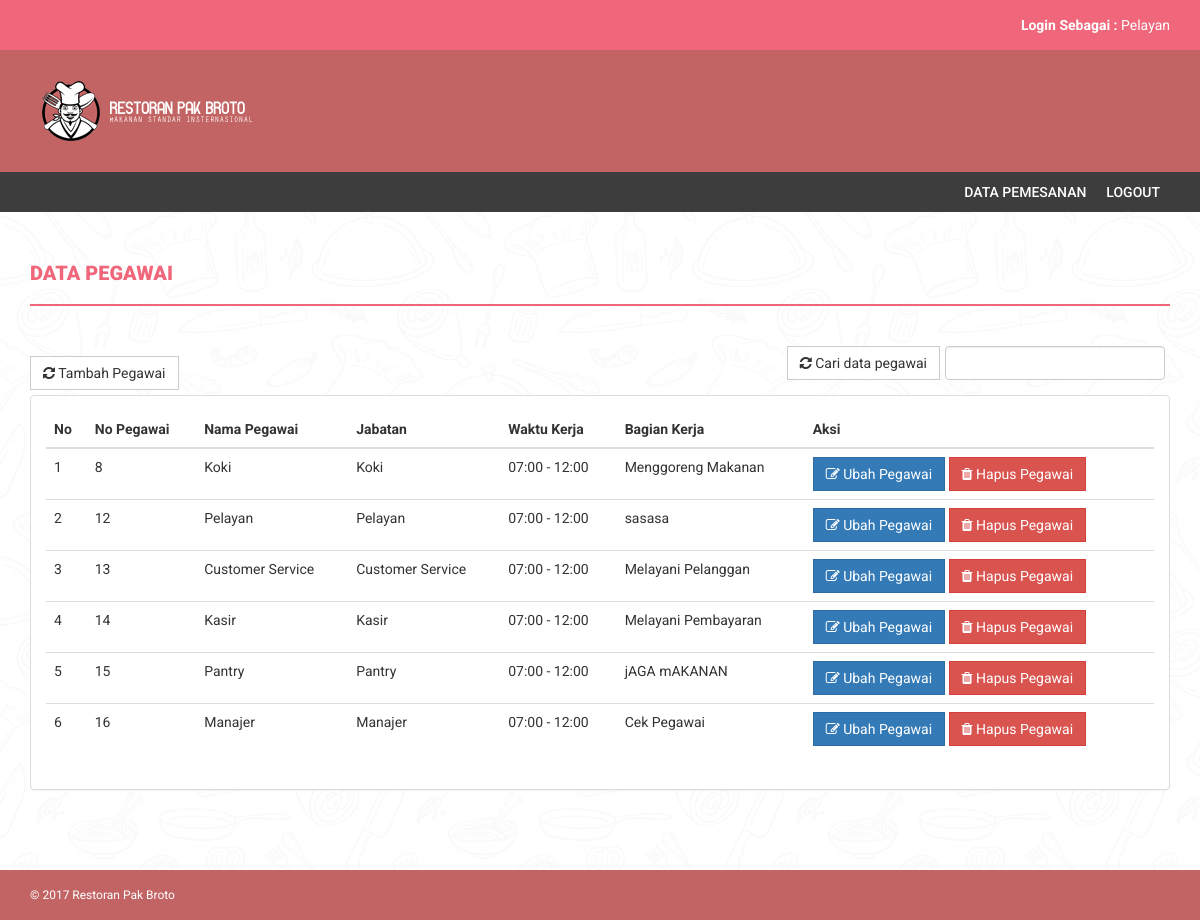
The page /data_pegawai.php (signed in) on the database its author committed.
### tables this page shows
CREATE TABLE `pegawai` (
  `no_pegawai` int(5) NOT NULL,
  `id_jabatan` int(5) NOT NULL,
  `nama` varchar(100) NOT NULL,
  `username` varchar(50) NOT NULL,
  `password` varchar(100) NOT NULL,
  `jenis_kelamin` char(1) NOT NULL,
  `alamat` text NOT NULL,
  `no_handphone` varchar(30) NOT NULL,
  `waktu_kerja` varchar(20) NOT NULL,
  `bagian_kerja` varchar(50) NOT NULL
);

CREATE TABLE `jabatan` (
  `id_jabatan` int(5) NOT NULL,
  `jabatan` varchar(30) NOT NULL
);

### data_pegawai.php (the view, shortened to what this page needs)
<?php
if(isset($_SESSION['username'])){
?>
<!DOCTYPE html>
<html xmlns="http://www.w3.org/1999/xhtml">
<?php include "include/header.php"; ?>
<body>
	<header>
        <div class="container">
            <div class="row">
                <div class="col-md-12">
                    <strong>Login Sebagai : </strong><?php echo $_SESSION['jabatan']; ?>
                </div>
            </div>
        </div>
    </header>
    <div class="navbar navbar-inverse set-radius-zero">
        <div class="container" style="height:120px;>
            <div class="navbar-header">
                <a class="navbar-brand" href="home.php">
                    <img src="assets/img/logo.png" />
                </a>
            </div>
        </div>
    <section class="menu-section">
        <div class="container">
            <div class="row">
                <div class="col-md-12">
                    <?php include "include/navigation.php"; ?>
                </div>
            </div>
        </div>
    </section>
    <div class="content-wrapper">
        <div class="container">
		<h4 class="page-head-line">DATA PEGAWAI</h4>
		<?php
			if(isset($_GET['aksi']) == "tambahpegawai"){
				if(isset($_POST["submit"])){
						tambah_pegawai();
				}
			?>
			<form action="" method="POST">
			<div class="col-md-6">
                        <div class="panel panel-default">
                        <div class="panel-heading">
                           Tambah Pegawai
                        </div>
                        <div class="panel-body">
                       <form action="" method="POST">
						  <div class="form-group">
							<label for="exampleInputEmail1">Nama Pegawai</label>
							<input type="text" class="form-control" id="exampleInputEmail1" name="nama_pegawai" />
						  </div>
						  <div class="form-group">
							<label for="exampleInputEmail1">Jabatan Pegawai</label>
							<select name="jabatan" class="form-control">
								<?php
								$sql = mysql_query("SELECT * FROM jabatan");
								while($hasildua = mysql_fetch_array($sql)){
								?>
									<option value="<?php echo $hasildua["id_jabatan"]; ?>"><?php echo $hasildua["jabatan"]; ?></option>
								<?php
								}
								?>
							</select>
						  </div>
						  <div class="form-group">
							<label for="exampleInputPassword1">Username</label>
							<input type="text" class="form-control" id="exampleInputPassword1" name="username" />
						  </div>
						  <div class="form-group">
							<label for="exampleInputPassword1">Password</label>
							<input type="password" class="form-control" id="exampleInputPassword1" name="password" />
						  </div>
						  <div class="form-group">
							<label for="exampleInputPassword1">Jenis Kelamin</label>
							<select name="jenis_kelamin" class="form-control">
								<option value="L">Laki-Laki</option>
								<option value="P">Perempuan</option>
							</select>
						  </div>
						  <div class="form-group">
							<label for="exampleInputPassword1">Alamat</label>
							<textarea name="alamat" class="form-control" rows="3"></textarea>
						  </div>
						  <div class="form-group">
							<label for="exampleInputPassword1">No Handphone</label>
							<input type="text" class="form-control" id="exampleInputPassword1" name="no_handphone" />
						  </div>
						  <div class="form-group">
							<label for="exampleInputPassword1">Waktu Kerja</label>
							<input id="input-a" style="width:120px" type="text" class="form-control" id="exampleInputPassword1" name="waktu_kerja_start" />
							s.d
							<input id="input-b" style="width:120px"type="text" class="form-control" id="exampleInputPassword1" name="waktu_kerja_end" />
						  </div>
						  <div class="form-group">
							<label for="exampleInputPassword1">Bagian Kerja</label>
							<input id="input-a" type="text" class="form-control" id="exampleInputPassword1" name="bagian_kerja" />
						  </div>
						  <button type="submit" name="submit" class="btn btn-default">Tambah</button>
						</form>
                            </div>
                            </div>
                    </div>
				</form>
			<?php
			}else{
			?>
			<div class="row">
                <div class="col-md-12">
					<form action="" method="POST" style="margin-bottom:10px;">
											<div style="float:right;width:220px;margin:0px 5px 5px 0px"><input type="text" name="datacari" class="form-control"  />
						</div>
						<button type="submit" name="cari" style="float:right;margin:0px 5px 5px 0px" class="btn btn-default"><i class=" fa fa-refresh "></i> Cari data pegawai</button>
					</form>
						<a href="data_pegawai.php?aksi=tambahpegawai"><button style="float:left;margin:0px 5px 5px 0px" class="btn btn-default"><i class=" fa fa-refresh "></i> Tambah Pegawai </button></a>
                </div>
            </div>
            <div class="row">
                <div class="col-md-12">
                    <div class="panel panel-default">
                        <div class="panel-body">
                            <div class="table-responsive">
                                <table class="table table-hover">
                                    <thead>
                                        <tr>
											<th>No</th>
                                            <th>No Pegawai</th>
                                            <th>Nama Pegawai</th>
                                            <th>Jabatan</th>
                                            <th>Waktu Kerja</th>
											<th>Bagian Kerja</th>
											<th>Aksi</th>
                                        </tr>
                                    </thead>
                                    <tbody>
										<?php
										$i = 1;
										$sql = mysql_query("SELECT * FROM pegawai INNER JOIN jabatan ON pegawai.id_jabatan = jabatan.id_jabatan");
										while($hasil = mysql_fetch_array($sql)){
										?>
                                        <tr>
                                            <td><?php echo $i; ?></td>
											<td><?php echo $hasil['no_pegawai']; ?></td>
                                            <td><?php echo $hasil['nama']; ?></td>
                                            <td><?php echo $hasil['jabatan']; ?></td>
											<td><?php echo $hasil['waktu_kerja']; ?></td>
											<td><?php echo $hasil['bagian_kerja']; ?></td>
											<td><a href="data_pegawai.php?edit=<?php echo $hasil["no_pegawai"]; ?>"><button class="btn btn-primary"><i class="fa fa-edit "></i> Ubah Pegawai</button></a>
											<?php echo "<a href='#' onClick=\"return konfirmasiHapusPegawai('".$hasil["no_pegawai"]."','".$hasil["nama"]."');\" value='Hapus'><button class=\"btn btn-danger\">";?><i class="fa fa-trash"></i> Hapus Pegawai</button></a></td>
                                        </tr>
										<?php
										$i++;
										}
										?>
                                    </tbody>
                                </table>
                            </div>
                        </div>
                    </div>
                </div>
            </div>
            <?php
			}
			?>
        </div>
    </div>
	<?php include "include/footer.php"; ?>
</body>
</html>
<?php
}else{
	header("location:index.php");
}
?>

### include/header.php (shortened to what this page needs)
<head>
	<link href="assets/css/jquery-clockpicker.min.css" rel="stylesheet" />
    <link href="assets/css/bootstrap.css" rel="stylesheet" />
    <link href="assets/css/font-awesome.css" rel="stylesheet" />
    <link href="assets/css/style.css" rel="stylesheet" />
	<link rel="stylesheet" href="assets/css/SimpleCalculadorajQuery.css">
	<link rel="stylesheet" href="assets/css/jquery-ui.css" type="text/css"/>
</head>

### include/navigation.php (shortened to what this page needs)
<div class="navbar-collapse collapse ">
                        <ul id="menu-top" class="nav navbar-nav navbar-right">
							<?php
							if($_SESSION['jabatan'] == 'Pelayan'){
							?>
							<li><a href="data_pemesanan.php">Data Pemesanan</a></li>
							<li><a href="?logout">Logout</a></li>
							<?php
							}else if($_SESSION['jabatan'] == 'Pantry'){
							?>
							<li><a href="data_bahanbaku.php">Data Bahan Baku</a></li>
							<li><a href="data_laporan_bahanbaku.php">Laporan Bahan Baku</a></li>
							<li><a href="?logout">Logout</a></li>
							<?php
							}else if($_SESSION['jabatan'] == 'Customer Service'){
							?>
							<li><a href="data_feedback.php">Data Feedback</a></li>
							<li><a href="?logout">Logout</a></li>
							<?php
							}else if($_SESSION['jabatan'] == 'Kasir'){
							?>
							<li><a href="data_pemesanan.php">Data Pemesanan</a></li>
							<li><a href="data_pembayaran.php">Data Pembayaran</a></li>
							<li><a href="?logout">Logout</a></li>
							<?php
							}else if($_SESSION['jabatan'] == 'Koki'){
							?>
							<li><a href="data_menu.php">Data Menu</a></li>
							<li><a href="data_pemesanan.php">Data Pemesanan</a></li>
							<li><a href="?logout">Logout</a></li>
							<?php
							}else if($_SESSION['jabatan'] == 'Manajer'){
							?>
							<li><a href="data_pegawai.php">Data Pegawai</a></li>
							<li><a href="?logout">Logout</a></li>
							<?php
							}
							?>
                        </ul>
                    </div>

### include/footer.php (shortened to what this page needs)
<footer>
    <div class="container">
        <div class="row">
            <div class="col-md-12">
                &copy; 2017 Restoran Pak Broto
            </div>
        </div>
    </div>
</footer>

### assets/css/style.css (style rules this page uses)
body { font-family: 'Roboto', sans-serif; line-height: 30px; background:url('../img/bg.png'); background-position: right top; background-attachment: fixed; background-size: 380px 340px; }
.set-radius-zero { border-radius: 0px; -moz-border-radius: 0px; -webkit-border-radius: 0px; }
.content-wrapper { margin-top: 40px; min-height: 600px; padding-bottom: 60px; }
.page-head-line { font-weight: 900; padding-bottom: 20px; border-bottom: 2px solid #F0677C; text-transform: uppercase; color: #F0677C; font-size: 20px; margin-bottom: 40px; }
.btn { border-radius: 0px; -webkit-border-radius: 0px; -moz-border-radius: 0px; }
header { background-color: #F0677C; color: #fff; padding: 10px; text-align: right; }
.navbar-brand { width: 250px; padding-top: 30px; }
.menu-section { background-color: #3D3D3D; }
#menu-top a { color: #FFF; text-decoration: none; font-weight: 500; padding: 10px 10px 10px 10px; text-transform: uppercase; }
.navbar-inverse { background-color: #C36464; border-color: transparent; }
.navbar { margin-bottom: 0px; }
footer { padding: 10px; color: #fff; font-size: 12px; background-color: #C36464; }

### rows shown on the page
pegawai: no_pegawai "8", nama "Koki", id_jabatan.jabatan "Koki", waktu_kerja "07:00 - 12:00", bagian_kerja "Menggoreng Makanan"
pegawai: no_pegawai "12", nama "Pelayan", id_jabatan.jabatan "Pelayan", waktu_kerja "07:00 - 12:00", bagian_kerja "sasasa"
pegawai: no_pegawai "13", nama "Customer Service", id_jabatan.jabatan "Customer Service", waktu_kerja "07:00 - 12:00", bagian_kerja "Melayani Pelanggan"
pegawai: no_pegawai "14", nama "Kasir", id_jabatan.jabatan "Kasir", waktu_kerja "07:00 - 12:00", bagian_kerja "Melayani Pembayaran"
pegawai: no_pegawai "15", nama "Pantry", id_jabatan.jabatan "Pantry", waktu_kerja "07:00 - 12:00", bagian_kerja "jAGA mAKANAN"
pegawai: no_pegawai "16", nama "Manajer", id_jabatan.jabatan "Manajer", waktu_kerja "07:00 - 12:00", bagian_kerja "Cek Pegawai"

### other values the page prints
$_SESSION['jabatan'] "Pelayan"
